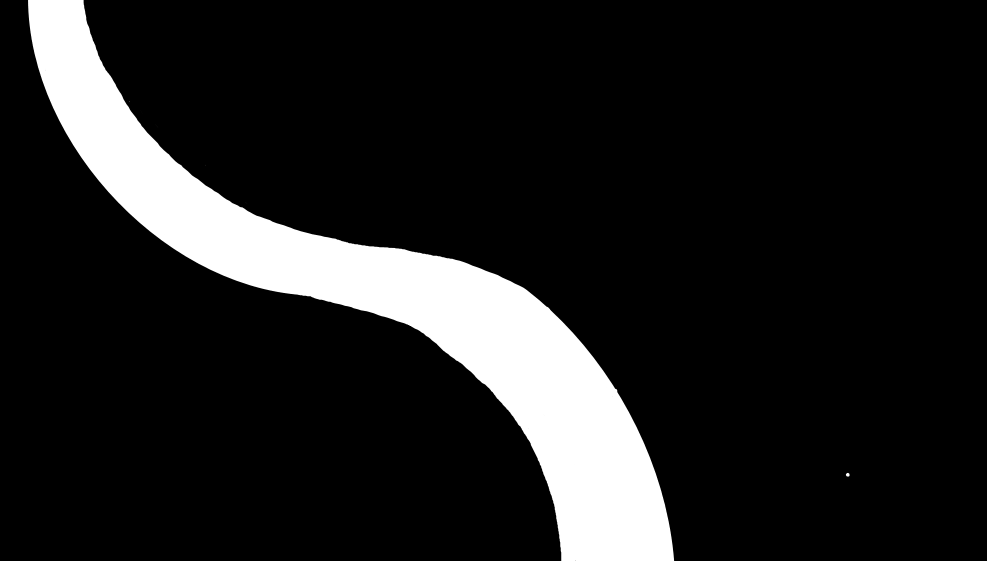
//> input picture detectLoad/Line.png, 1973 x 1121 px, given in place of the camera (shown at 1/2 size)
$ ./detectLoad   (built with g++ and OpenCV 4)
//> lines starting //> are read from the running program, lines starting //| are printed output that depends on the picture; after the words box and inside, x2 and y2 are one past the last pixel; in counts of white or black regions, pixels touching at a corner belong together
### detectLoad/common.h
#pragma warning(disable : 4819)
#include<opencv2/highgui.hpp>  //openCV
#include<opencv2/imgproc.hpp>  //openCV
#pragma warning(default : 4819)
#include <vector>
#include <iostream>

#ifdef _DEBUG //Debug
#pragma comment(lib,"opencv_world320d.lib")
#else//Release
#pragma comment(lib,"opencv_world320.lib")
#endif

### detectLoad/detectLoad.cpp
/**
 * g++ detectLoad.cpp `pkg-config --cflags --libs opencv` -lwiringPi -lpthread
 *
 **/

#include "common.h"
using namespace cv;
using namespace std;

Mat hsv2bin(Mat src, uchar param[2][3], bool drawparam);
void changeRangePamameter(int key, uchar param[2][3]);
Mat pickUpBiggestLine(Mat src);
void moveDirection(Mat src,int cols, int* x,int* y);

int main(void) {
	Mat src/*, hsv_copy*/, hsv, bin, small, maxonly;
	uchar param[2][3] = { {0,0,120},{180,255,255} };
	int x = 0, y = 0,count = 0;

	VideoCapture cap;
	cap.open(0);
	if (!cap.isOpened())return 1;

	cap >> src;
//> src is the input picture: 1121 rows x 1973 cols, CV_8UC3; min 0, max 255, mean 31.8
	//flip(src,src,-1);
	//imwrite("src.jpg",src);
	while (1) {
		cap >> src;
		//cout << "width:" << src.cols << "  height:" << src.rows << endl;

		resize(src, small, Size(src.cols / 5, src.rows / 5));
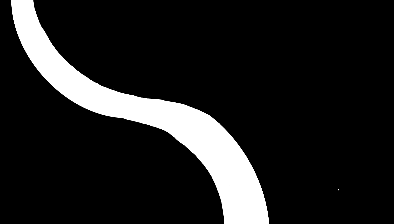
//> small: 224 rows x 394 cols, CV_8UC3; min 0, max 255, mean 31.8
		flip(small,small,-1);
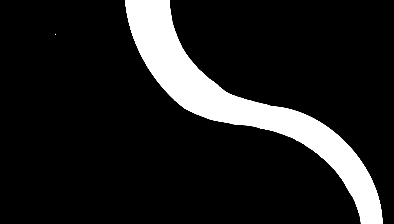
//> small: 224 rows x 394 cols, CV_8UC3; min 0, max 255, mean 31.8
		cvtColor(small, hsv, CV_BGR2HSV);
//> hsv: 224 rows x 394 cols, CV_8UC3; mean H, S, V 0, 0, 31.8

		bin = hsv2bin(hsv,param,false);
//> in hsv2bin, `inRange(src, Scalar(param[0][0], param[0][1], param[0][2]), Scalar(par..`:
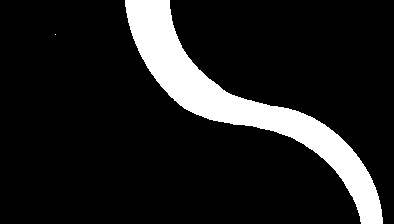
//> dst: 224 rows x 394 cols, CV_8UC1; 12.5% white; 2 white regions (1 under 20 px)
		maxonly=pickUpBiggestLine(bin);
		Mat structElem = getStructuringElement(MORPH_RECT, Size(3, 3));
		dilate(maxonly, maxonly,structElem);
		//imshow("maxonly", maxonly);

		moveDirection(maxonly, maxonly.cols, &x, &y);

		int key = waitKey(100);
		if (key == 'q') break;
		changeRangePamameter(key, param);
// [10 lines of commented-out code are left out]
	}
	destroyAllWindows();

	return 0;
}

void changeRangePamameter(int key, uchar param[2][3]) {
	uchar p[2][3] = { { 0,0,120 },{ 100,255,255 } };
	switch (key) {
	case 'a':param = p;  break;
	case 'w':if (param[0][0] - 5 >= 0)         param[0][0] -= 5; break;
	case 'e':if (param[0][0] + 5 < param[1][0])param[0][0] += 5; break;
	case 's':if (param[0][1] - 5 >= 0)         param[0][1] -= 5; break;
	case 'd':if (param[0][1] + 5 < param[1][1])param[0][1] += 5; break;
	case 'x':if (param[0][2] - 5 >= 0)         param[0][2] -= 5; break;
	case 'c':if (param[0][2] + 5 < param[1][2])param[0][2] += 5; break;

	case 'r':if (param[1][0] - 5 > param[0][0])param[1][0] -= 5; break;
	case 't':if (param[1][0] + 5 <= 180)       param[1][0] += 5; break;
	case 'f':if (param[1][1] - 5 > param[0][1])param[1][1] -= 5; break;
	case 'g':if (param[1][1] + 5 <= 256)       param[1][1] += 5; break;
	case 'v':if (param[1][2] - 5 > param[0][2])param[1][2] -= 5; break;
	case 'b':if (param[1][2] + 5 <= 256)       param[1][2] += 5; break;
	}
//	for(int i=0;i<3;i++) cout <<(int)param[0][i]<< " ";
//	for(int i=0;i<3;i++) cout <<(int)param[1][i]<<" ";
//	cout << endl;
}

Mat pickUpBiggestLine(Mat src) {
	double maxarea = 0, maxnum = 0;

	Mat dst;
	Mat mask = Mat::zeros(src.rows, src.cols, CV_8UC1);
	vector<vector<Point>> contours;

	findContours(src, contours, RETR_LIST, CHAIN_APPROX_NONE); //쀖둺귩뭻뢯
//> contours = 2 contours, 1 with area under 20; largest, box (x1, y1, x2, y2) and area: (125, 0, 383, 224) 10658
	for (int i = 0; i < contours.size(); i++) {
		double area = contourArea(contours.at(i));
		if (maxarea < area) { maxarea = area; maxnum = i; }
	}
//> this loop made 2 passes
//> (area, maxarea) on pass 2: (10657.5, 10657.5)
//> after the loop, maxarea = 10657.5; maxnum = 1

	drawContours(mask, contours, maxnum, Scalar(255), -1);
//> mask: 224 rows x 394 cols, CV_8UC1; 12.5% white; 1 white region, box (x1, y1, x2, y2) and area: (125, 0, 383, 224) 10997
//> in main, `dilate(maxonly, maxonly,structElem);`:
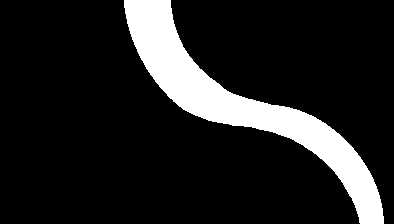
//> maxonly: 224 rows x 394 cols, CV_8UC1; 13.5% white; 1 white region, box (x1, y1, x2, y2) and area: (124, 0, 384, 224) 11894
	src.copyTo(dst, mask);
	return dst;
}

Mat hsv2bin(Mat src, uchar param[2][3], bool drawparam) {
	char str[13] = { 0 };
	Mat dst;
	inRange(src, Scalar(param[0][0], param[0][1], param[0][2]), Scalar(param[1][0], param[1][1], param[1][2]), dst);

	if (drawparam) {
		snprintf(str, 13, "%3d,%3d,%3d", param[0][0], param[0][1], param[0][2]);
		putText(dst, str, Point(dst.cols / 5, dst.rows * 3 / 5), FONT_HERSHEY_SIMPLEX, 0.7, Scalar(255));
		memset(str, '\0', sizeof(str) / sizeof(str[0]));
		snprintf(str, 13, "%3d,%3d,%3d", param[1][0], param[1][1], param[1][2]);
		putText(dst, str, Point(dst.cols / 5, dst.rows * 4 / 5), FONT_HERSHEY_SIMPLEX, 0.7, Scalar(255));
		memset(str, '\0', sizeof(str) / sizeof(str[0]));
	}
	return dst;
}

void moveDirection(Mat src,int cols, int* x, int* y) {
//> called with cols = 394
	vector<vector<uchar>> pickRows;
	pickRows = vector<vector<uchar>>(9, vector<uchar>(cols, 0));
	int avg[9] = { 0 }, sum = 0, sumval = 0;

	for (int i = 0; i < 9; i++) {
		sum = 0, sumval = 0;
		if (i == 8)pickRows[i] = src.row(0);
		else pickRows[i] = src.row((int)(src.rows * (8 - i) / 8) - 1);

		for (int j = 0; j < cols; j++) {
			int temp = pickRows[i][j]==0?0:1;
			cout << temp;
			sum += temp;
			sumval += j * temp;
		}cout << endl;
		if (sum == 0)avg[i] = 0;
		else if(sum>40)avg[i] = 0;
		else avg[i] = sumval / sum;
	}
//> after the loop, sum = 47; sumval = 6909

	sum = 0; *y = 9;
	for (int i = 0; i < 9; i++) {
		if (avg[i] == 0) {*y = i;continue;}
		avg[i] -= cols / 2;
		sum += avg[i] * 8 / (i + 8);
	}
//> after the loop, sum = 442
	if (*y == 0) *x = -1;
	else *x = sum / *y;
	cout << "x:" << *x << "  y:" << *y << endl;
//| x:55  y:8
//> in main, `moveDirection(maxonly, maxonly.cols, &x, &y);`: x = 55; y = 8
//> the 'q' key is pressed
}
